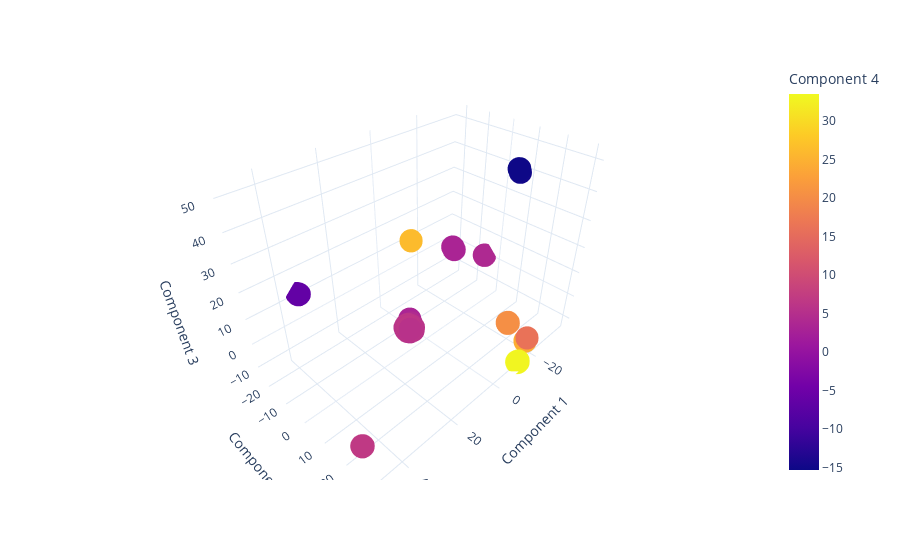

The code cell stored with this chart in its notebook:
### Markdown cell above
#### Visualise the results

### Code cell
fig = px.scatter_3d(
    data_frame=reduced_df,
    x="Component 1",
    y="Component 2",
    z="Component 3",
    color="Component 4",
    hover_data=[
        "taxon_id",
        "media_id"
    ],
    template="plotly_white"
)
fig.show()

### Figure 1 — Plotly figure (JSON) as saved in the notebook; plotly's stock layout.template omitted (floating-point values rounded to 4 significant figures; data arrays with more than 128 entries replaced by an {"elided": "..."} marker saying what was removed)
{"data": [{"customdata": {"elided": "1726x2 str values"}, "hovertemplate": "Component 1=%{x}<br>Component 2=%{y}<br>Component 3=%{z}<br>taxon_id=%{customdata[0]}<br>media_id=%{customdata[1]}<br>Component 4=%{marker.color}<extra></extra>", "legendgroup": "", "marker": {"color": {"elided": "1726 float values"}, "coloraxis": "coloraxis", "symbol": "circle"}, "mode": "markers", "name": "", "scene": "scene", "showlegend": false, "type": "scatter3d", "x": {"elided": "1726 float values"}, "y": {"elided": "1726 float values"}, "z": {"elided": "1726 float values"}}], "layout": {"coloraxis": {"colorbar": {"title": {"text": "Component 4"}}, "colorscale": [[0, "#0d0887"], [0.1111, "#46039f"], [0.2222, "#7201a8"], [0.3333, "#9c179e"], [0.4444, "#bd3786"], [0.5556, "#d8576b"], [0.6667, "#ed7953"], [0.7778, "#fb9f3a"], [0.8889, "#fdca26"], [1, "#f0f921"]]}, "legend": {"tracegroupgap": 0}, "margin": {"t": 60}, "scene": {"domain": {"x": [0, 1], "y": [0, 1]}, "xaxis": {"title": {"text": "Component 1"}}, "yaxis": {"title": {"text": "Component 2"}}, "zaxis": {"title": {"text": "Component 3"}}}}}
